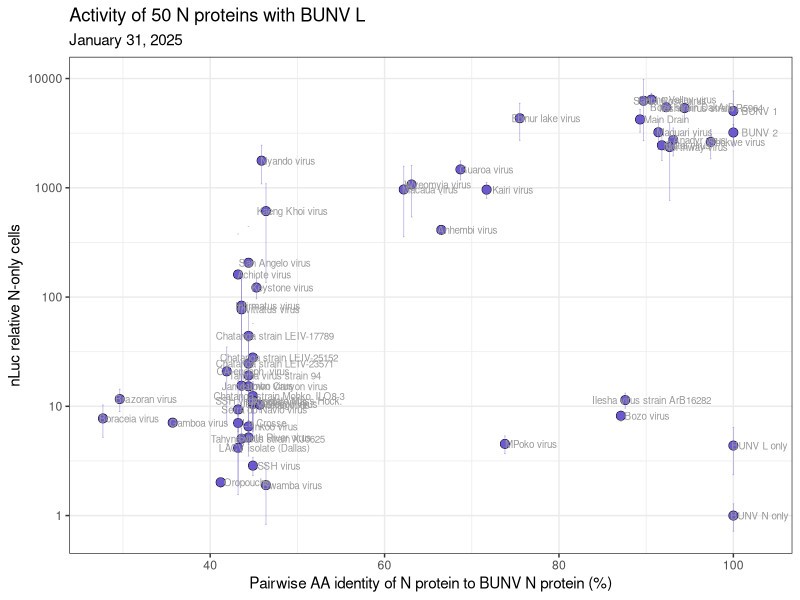
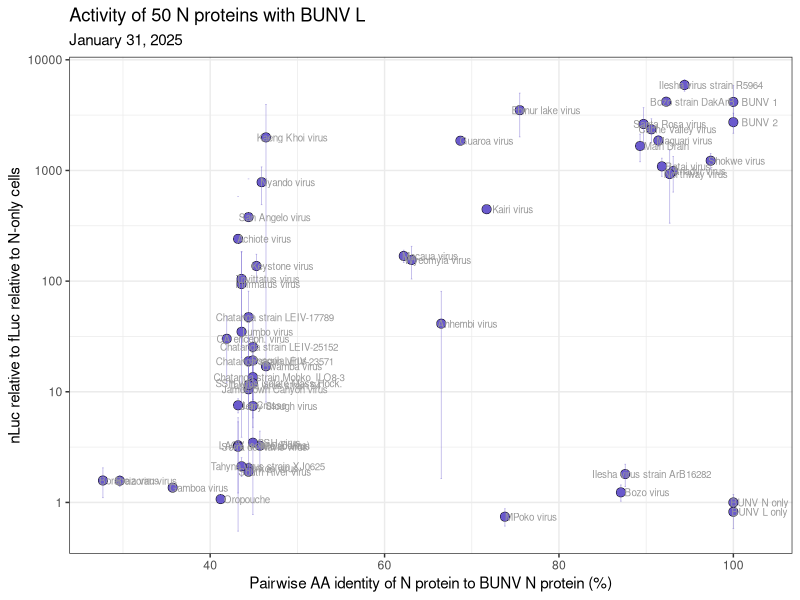
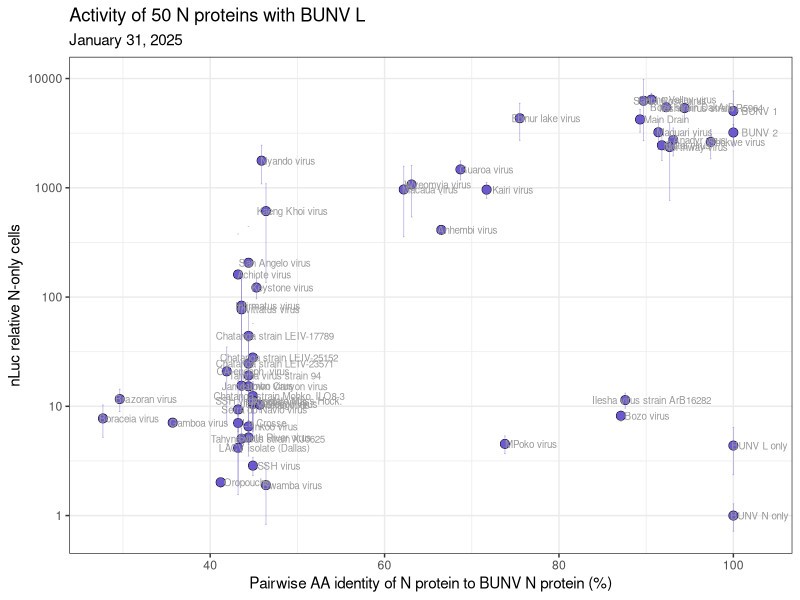
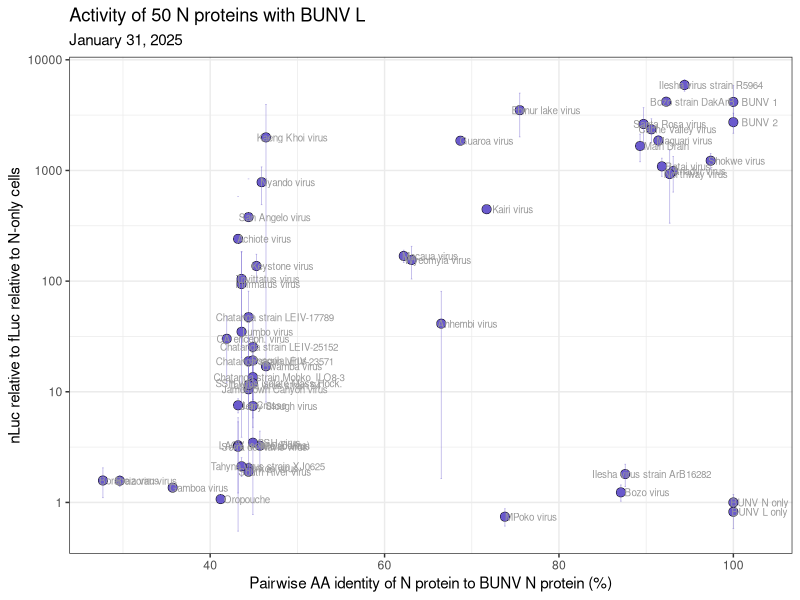

These charts were generated, in order, by the following R code:
library(tidyverse)
library(readxl)
library(patchwork)

df <- read_excel("../2025_01_31_BUNV_50N_exp1_tidy.xlsx")

# remove L-only from the data frame and use N-only instead
# df <- df %>% 
#   filter(!(N == "BUNV L only"))

# calculate nLuc / fLuc
df <- df %>% mutate(nLuc_rel_fLuc = nLuc / fLuc)

# calculate N-only nLuc
df$bg_nLuc          <- df %>% filter(N == "BUNV N only") %>% summarize(bg_nLuc = mean(nLuc)) %>% pull(bg_nLuc)
df$bg_nLuc_rel_fLuc <- df %>% filter(N == "BUNV N only") %>% summarize(bg_nLuc_rel_fLuc = mean(nLuc_rel_fLuc)) %>% pull(bg_nLuc_rel_fLuc)

# normalize to N-only
df <- df %>% mutate(nLuc_rel_bg = nLuc / bg_nLuc,
                    nLuc_rel_fLuc_rel_bg = nLuc_rel_fLuc / bg_nLuc_rel_fLuc)

# ---------------------
# activity vs. distance
# ---------------------

# pairwise % identity between GPCs involved
dist_df <- read_excel("../../Orthobunya_metadata.xlsx")

df <- left_join(df, dist_df, by=c("N_pMDS" = "pMDS"))

# calculate averages of normalized luminescence
# use double-normalized luminescence values.  
# That is, normalized to both N-only and fLuc
df_norm_avg <- df %>% 
  group_by (N) %>%
  summarize(mean_lum     = mean(nLuc_rel_bg),
            sd_lum       = sd(nLuc_rel_bg),
            mean_rel_lum = mean(nLuc_rel_fLuc_rel_bg),
            sd_rel_lum   = sd(nLuc_rel_fLuc_rel_bg),
            BUNV_pct_id  = mean(Pct_ID_BUNV_N),
            .groups="drop") 



# singly normalized luminescence - to N-only
ggplot(df_norm_avg) +
  geom_point(aes(x=BUNV_pct_id, y=mean_lum), shape=21, 
             fill="slateblue", color="black", size=3, stroke=0.25) +
  geom_errorbar(aes(x=BUNV_pct_id, ymin=mean_lum - sd_lum, ymax=mean_lum + sd_lum),
                linewidth=0.25, alpha=0.5, color="slateblue") + geom_text(aes(x=BUNV_pct_id, y=mean_lum, label=N), 
                                                                          size=2.5, color="grey60", 
                                                                          nudge_x=3, 
                                                                          nudge_y=0, 
                                                                          check_overlap = F ) +
  xlab("Pairwise AA identity of N protein to BUNV N protein (%)") +
  ylab("nLuc relative N-only cells") +
  scale_y_log10() +
  theme_bw()  +
  ggtitle("Activity of 50 N proteins with BUNV L", subtitle="January 31, 2025")

# save as PDF
ggsave("2025_02_02_BUNV_50N_results_singly_normalized.pdf", units="in", width=10, height=7.5)

# doubly normalized luminescence (normalize to N-only and fLuc)
ggplot(df_norm_avg) +
  geom_point(aes(x=BUNV_pct_id, y=mean_rel_lum), shape=21, 
             fill="slateblue", color="black", size=3, stroke=0.25) +
  geom_errorbar(aes(x=BUNV_pct_id, ymin=mean_rel_lum - sd_rel_lum, 
                    ymax=mean_rel_lum + sd_rel_lum),
                linewidth=0.25, alpha=0.5, color="slateblue") +
  geom_text(aes(x=BUNV_pct_id, y=mean_rel_lum, label=N), 
            size=2.5, color="grey60", 
            nudge_x=3, 
            nudge_y=0, 
            check_overlap = F ) +
  xlab("Pairwise AA identity of N protein to BUNV N protein (%)") +
  ylab("nLuc relative to fLuc relative to N-only cells") +
  scale_y_log10() +
  theme_bw()  +
  ggtitle("Activity of 50 N proteins with BUNV L", subtitle="January 31, 2025")

# save as PDF
ggsave("2025_02_02_BUNV_50N_results_doubly_normalized.pdf", units="in", width=10, height=7.5)
